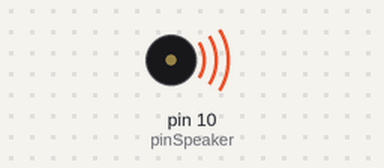
Recording of a sketch running on a simulated Arduino Uno, built with avr-gcc and run on an emulated ATmega328P. Shown: buzzer (waves = sounding, pin HIGH).

Above: at 0.1 s.
Timing chart, 0 to 1.6 s (numbered marks = the images above):
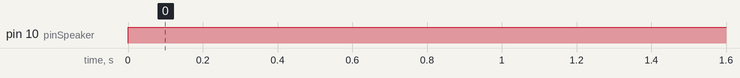

The sketch:

4_3_sketch.ino
```cpp
const int NOTE_C4 = 262;
const int NOTE_D4 = 294;
const int NOTE_E4 = 330;
const int NOTE_F4 = 349;
const int NOTE_G4 = 392;
const int NOTE_A4 = 440;
const int NOTE_B4 = 494;
const int NOTE_C5 = 523;
const int pinSpeaker = 10;

const int HAPPY_BIRTHDAY[6][2] = {
  {NOTE_C4, 1000},
  {NOTE_C4, 1000},
  {NOTE_D4, 2000},
  {NOTE_C4, 2000},
  {NOTE_F4, 2000},
  {NOTE_E4, 4000},
};

void setup() {
  pinMode(pinSpeaker, OUTPUT);
}

void loop() {
  for (int i = 0; i < 6; i++) {
    ourTone(HAPPY_BIRTHDAY[i][0], HAPPY_BIRTHDAY[i][1]);
    delay(400);
  }
  delay(2000);
}

void ourTone(int freq, int duration) {
    digitalWrite(pinSpeaker, freq);
    delay(duration);
}
```

Measured:
- by itself, pin 10 (pinSpeaker): LOW → HIGH at 0.00 s
